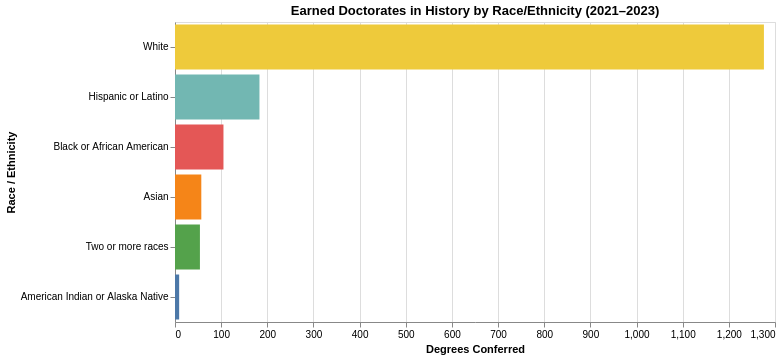

The cell this chart's notebook holds for it:
### Markdown cell above
<div class="text-box">
    
## Earned Doctorates in History by Race/Ethnicity

### Code cell
#| code-fold: true

majors = ['54.01 - History.']


filtered_df = df[
    (df["Major"].isin(majors))
]

grouped_df = (
    filtered_df.groupby("Race and Ethnicity")["Awards/Degrees Conferred"]
    .sum()
    .reset_index()
)


chart = (
    alt.Chart(grouped_df)
    .mark_bar()
    .encode(
        x=alt.X("Awards/Degrees Conferred:Q", title="Degrees Conferred"),
        y=alt.Y("Race and Ethnicity:N", sort="-x", title="Race / Ethnicity"),
        color=alt.Color("Race and Ethnicity:N", legend=None),
        tooltip=["Race and Ethnicity:N", "Awards/Degrees Conferred:Q"]
    )
    .properties(
        title="Earned Doctorates in History by Race/Ethnicity (2021–2023)",
        width=600,
        height=300
    )
)

chart

### Figure 1 — Vega-Lite specification as saved in the notebook (floating-point values rounded to 4 significant figures)
{"config": {"view": {"continuousWidth": 300, "continuousHeight": 300}}, "data": {"name": "data-5544eef4dca8bbeef8ff58dfe0bf0676"}, "mark": {"type": "bar"}, "encoding": {"color": {"field": "Race and Ethnicity", "legend": null, "type": "nominal"}, "tooltip": [{"field": "Race and Ethnicity", "type": "nominal"}, {"field": "Awards/Degrees Conferred", "type": "quantitative"}], "x": {"field": "Awards/Degrees Conferred", "title": "Degrees Conferred", "type": "quantitative"}, "y": {"field": "Race and Ethnicity", "sort": "-x", "title": "Race / Ethnicity", "type": "nominal"}}, "height": 300, "title": "Earned Doctorates in History by Race/Ethnicity (2021–2023)", "width": 600, "$schema": "https://vega.github.io/schema/vega-lite/v5.14.1.json", "datasets": {"data-5544eef4dca8bbeef8ff58dfe0bf0676": [{"Race and Ethnicity": "American Indian or Alaska Native", "Awards/Degrees Conferred": 9}, {"Race and Ethnicity": "Asian", "Awards/Degrees Conferred": 57}, {"Race and Ethnicity": "Black or African American", "Awards/Degrees Conferred": 105}, {"Race and Ethnicity": "Hispanic or Latino", "Awards/Degrees Conferred": 183}, {"Race and Ethnicity": "Two or more races", "Awards/Degrees Conferred": 54}, {"Race and Ethnicity": "White", "Awards/Degrees Conferred": 1276}]}}
